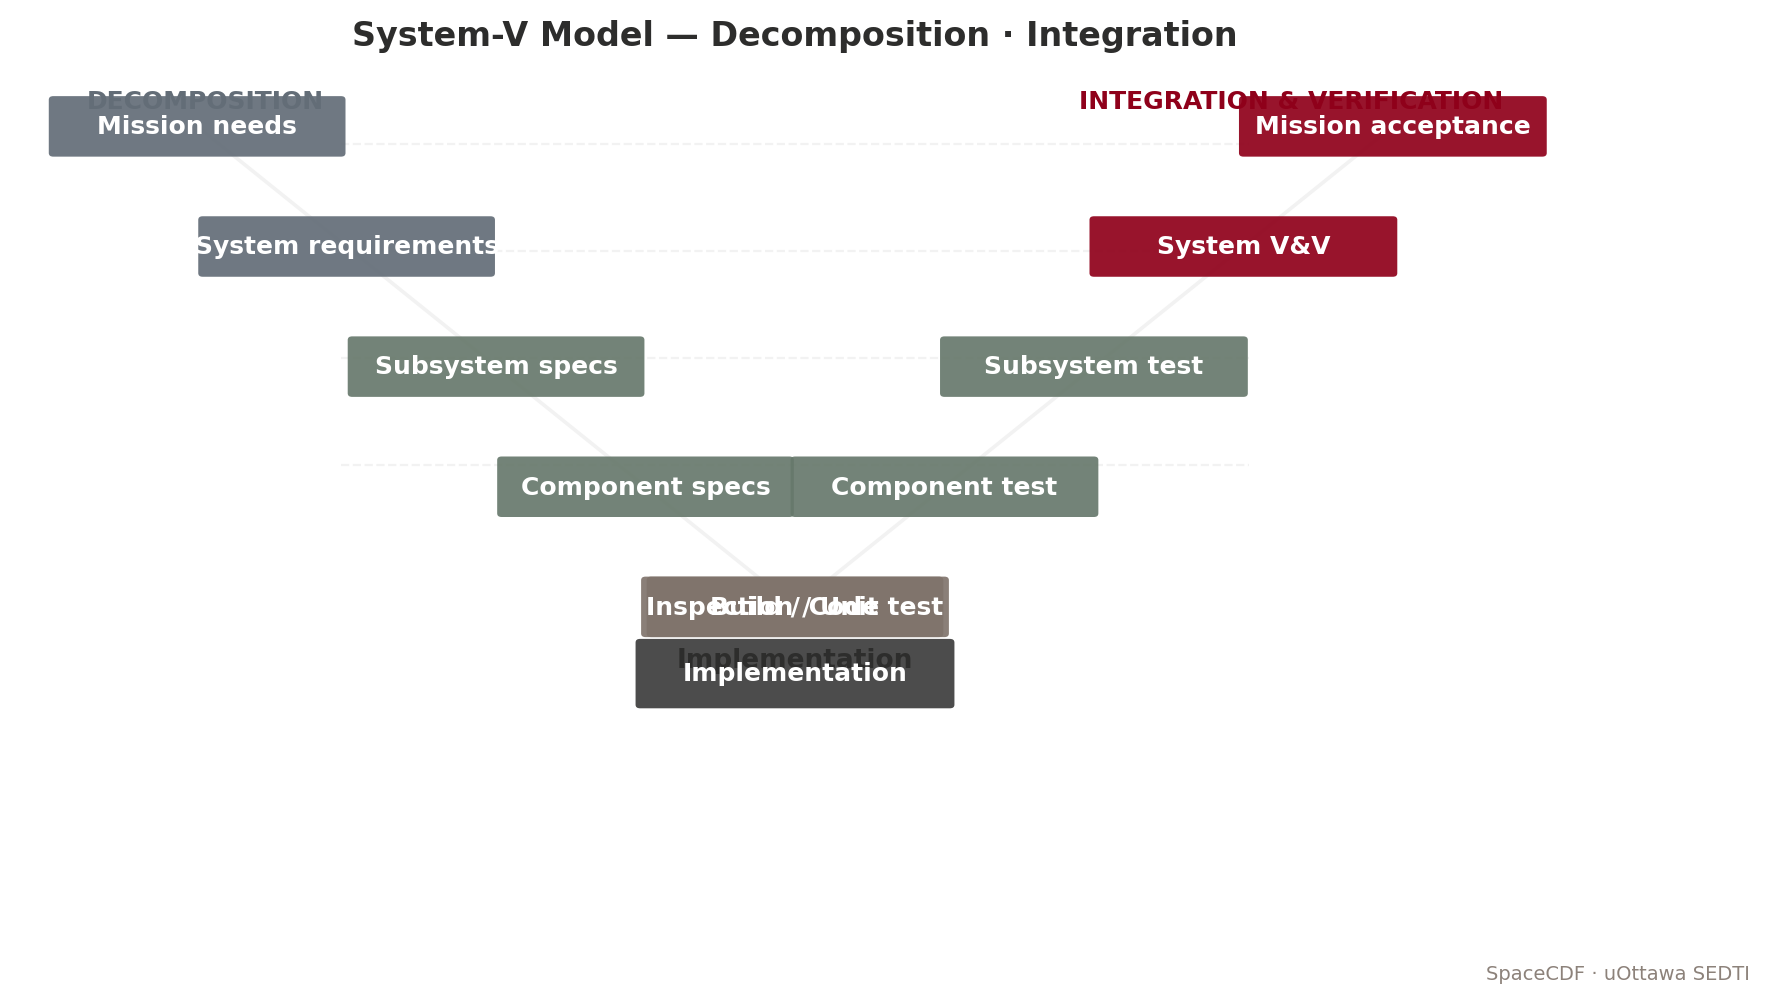

Here is the Python script that generated this plot:
"""System-V model: decomposition (left) and integration (right)."""
import matplotlib.pyplot as plt
from matplotlib.patches import FancyBboxPatch, FancyArrowPatch
from uottawa_brand import apply_style, COLORS, add_footer

apply_style()
fig, ax = plt.subplots(figsize=(10.0, 5.2))
ax.set_xlim(0, 14); ax.set_ylim(0, 9); ax.axis("off")

ax.set_title("System-V Model — Decomposition · Integration", fontsize=12,
             color=COLORS["charcoal"], pad=10)

# Left side (decomposition) — top to bottom
left_levels = [
    ("Mission needs",         8.2, COLORS["blue"]),
    ("System requirements",   7.0, COLORS["blue"]),
    ("Subsystem specs",       5.8, COLORS["green"]),
    ("Component specs",       4.6, COLORS["green"]),
    ("Build / Code",          3.4, COLORS["warm_grey"]),
]
right_levels = [
    ("Mission acceptance",    8.2, COLORS["garnet"]),
    ("System V&V",            7.0, COLORS["garnet"]),
    ("Subsystem test",        5.8, COLORS["green"]),
    ("Component test",        4.6, COLORS["green"]),
    ("Inspection / Unit test",3.4, COLORS["warm_grey"]),
]

# Draw V lines (slanting)
ax.plot([1.6, 7.0], [8.4, 3.0], color=COLORS["polar"], lw=1.3, zorder=0)
ax.plot([7.0, 12.4], [3.0, 8.4], color=COLORS["polar"], lw=1.3, zorder=0)

def label_box(ax, x, y, txt, color, w=2.6, h=0.6):
    box = FancyBboxPatch((x - w/2, y - h/2), w, h,
                         boxstyle="round,pad=0.04", linewidth=0,
                         facecolor=color, alpha=0.92)
    ax.add_patch(box)
    ax.text(x, y, txt, ha="center", va="center", fontsize=9,
            color="white", fontweight="bold")

# Compute x positions along the V
import numpy as np
xs_left  = np.linspace(1.6, 7.0, 5)
xs_right = np.linspace(12.4, 7.0, 5)
ys = [8.4, 7.0, 5.8, 4.6, 3.0]

for x, (lbl, _y, c) in zip(xs_left, left_levels):
    y_pos = 8.4 - (xs_left.tolist().index(x)) * 1.35
    label_box(ax, x, y_pos, lbl, c)
for x, (lbl, _y, c) in zip(xs_right, right_levels):
    idx = xs_right.tolist().index(x)
    y_pos = 8.4 - idx * 1.35
    label_box(ax, x, y_pos, lbl, c, w=2.7)

# Bottom join annotation
ax.text(7.0, 2.4, "Implementation",
        ha="center", va="center", fontsize=9.5, color=COLORS["charcoal"],
        fontweight="bold")
ax.add_patch(FancyBboxPatch((5.6, 1.9), 2.8, 0.7, boxstyle="round,pad=0.04",
                            linewidth=0, facecolor=COLORS["charcoal"], alpha=0.85))
ax.text(7.0, 2.25, "Implementation", ha="center", va="center",
        fontsize=9, color="white", fontweight="bold")

# Side captions
ax.text(0.6, 8.6, "DECOMPOSITION", fontsize=9, color=COLORS["blue"], fontweight="bold")
ax.text(13.4, 8.6, "INTEGRATION & VERIFICATION", fontsize=9, color=COLORS["garnet"],
        fontweight="bold", ha="right")

# Horizontal dashed traceability lines (decomposition <-> verification)
for y in [8.2, 7.0, 5.8, 4.6]:
    ax.plot([2.9, 11.1], [y, y], "--", color=COLORS["polar"], lw=0.8, zorder=0)

add_footer(fig)
fig.savefig("/sessions/serene-eager-noether/mnt/docs/assets/figures/fig_system_v.png")
print("OK system-V")
